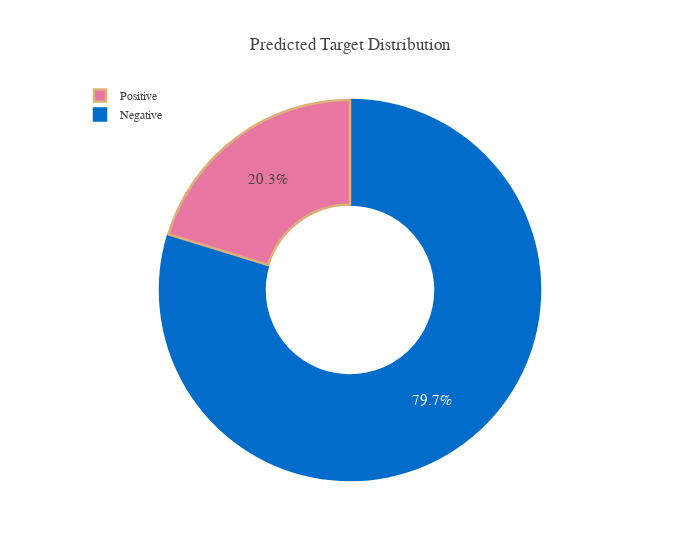

Notebook source saved alongside this figure:
### Code cell
# test_df = pd.DataFrame({Config.row_id: test[Config.row_id], 'prediction': test_predictions})

df = pd.DataFrame(data={'Target':test_df[Config.target].apply(lambda x: 1 if x>0.25 else 0)})
df = df.Target.value_counts(normalize=True)
df.rename(index={1:'Positive', 0:'Negative'}, inplace=True)

pal, color=['#016CC9','#DEB078'], ['#8DBAE2','#EDD3B3']
fig=go.Figure()

fig.add_trace(go.Pie(labels=df.index, values=df*100, hole=.45,
                     showlegend=True,sort=False,
                     marker=dict(colors=color_palette['Bin'],line=dict(color=pal,width=2.5)),
                     hovertemplate = "%{label}: %{value:.2f}%<extra></extra>"))

fig.update_layout(template=plotly_template, title='Predicted Target Distribution',
                  legend=dict(traceorder='reversed',y=1.05,x=0),
                  uniformtext_minsize=15, uniformtext_mode='hide',width=700)
fig.show()

### Figure 1 — Plotly figure (JSON) as saved in the notebook; plotly's stock layout.template omitted (floating-point values rounded to 4 significant figures)
{"data": [{"hole": 0.45, "hovertemplate": "%{label}: %{value:.2f}%<extra></extra>", "labels": ["Negative", "Positive"], "marker": {"colors": ["#016CC9", "#E876A3"], "line": {"color": ["#016CC9", "#DEB078"], "width": 2.5}}, "showlegend": true, "sort": false, "type": "pie", "values": [79.74, 20.26]}], "layout": {"legend": {"traceorder": "reversed", "x": 0, "y": 1.05}, "title": {"text": "Predicted Target Distribution"}, "uniformtext": {"minsize": 15, "mode": "hide"}, "width": 700}}
